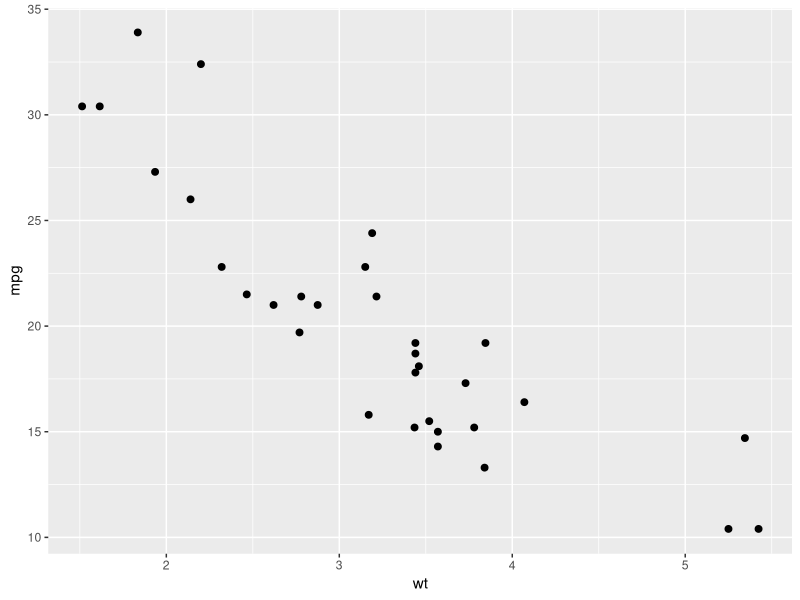

Write R code to recreate this figure.
## ---- chunk 1

library(tidyverse)

## ---- chunk 2
mtcars %>% view
## ---- chunk 3

mtcars %>%
  ggplot(aes(x=wt,y=mpg))+
  geom_point(size=2)

## ---- chunk 4

model <- lm(mpg~wt,data=mtcars)
model
summary(model)

## ---- chunk 5

broom::glance(model)

## ---- chunk 6

mtcars %>%
  group_by(cyl)%>%
  nest()%>%
  view

## ---- chunk 7

mtcars %>%
  group_by(cyl)%>%
  nest()%>%
  mutate(model_fit = purrr::map(data,function(df) lm(mpg~wt,data=df)),model_output = purrr::map(model_fit,broom::glance))%>%
  unnest(model_output)
         
